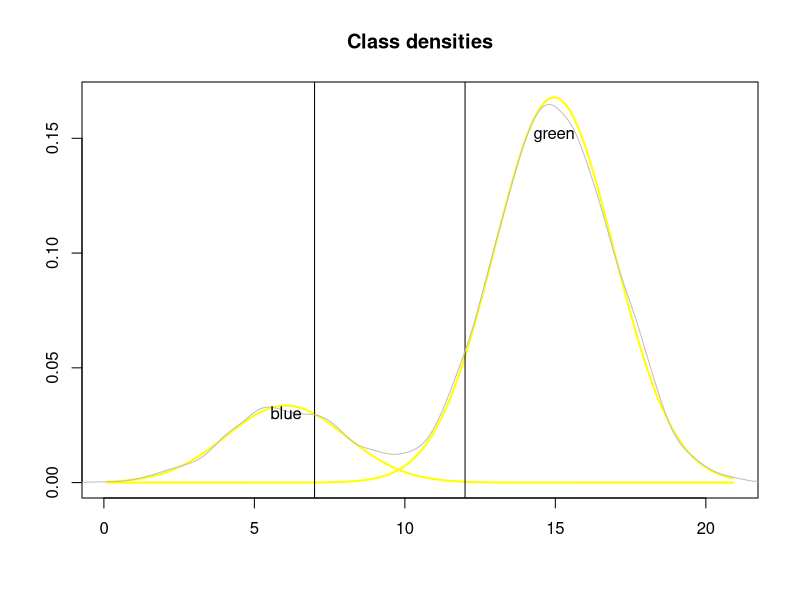

Recreate this plot in R.
rm(list = ls())
X2 <- data.frame(x = rnorm(2000, mean = 6, sd = 2), class = "blue")
X3 <- data.frame(x = rnorm(10000, mean = 15, sd = 2), class = "green")
X <- rbind(X2, X3)

lda1 <- function(value, data) {
  tab <- table(data$class)
  n_cla <- dim(tab)
  len <- length(value)
  nam <- names(tab)
  pi <- c()
  mu <- c()
  vark <- c()
  wei <- c()
  dis <- matrix(nrow = len, ncol = n_cla)
  exp <- matrix(nrow = len, ncol = n_cla)
  for (i in (1:n_cla)) {
    pi[i] <- table(data$class)[i] / dim(data)[1]
    mu[i] <- mean(data$x[data$class == nam[i]])
    vark[i] <- var(data$x[data$class == nam[i]])
    wei[i] <- ((tab[i] - 1) / (dim(data)[1] - n_cla)) * vark[i]
  }
  var <- sum(wei)
  for (i in (1:n_cla)) {
    for (j in (1:len)) {
      dis[j, i] <- value[j] * (mu[i] / var) - (mu[i] ^ 2) / (2 * var) + log(pi[i])
      exp[j, i] <- exp(dis[j, i])
    }
  }
  sum <- c()
  for (j in (1:len)) {
    sum[j] <- sum(exp[j, ])
  }
  prob <- matrix(nrow = len, ncol = n_cla)
  for (i in (1:n_cla)) {
    for (j in (1:len)) {
      prob[j, i] <- exp[j, i] / sum[j]
    }
  }
  colnames(dis) <- nam
  names(pi) <- nam
  exp <- cbind(value, exp)
  sum <- cbind(value, sum)
  class <- c()
  score <- c()
  proba <- c()
  for (j in (1:len)) {
    class[j] <- colnames(dis)[dis[j,] == max(dis[j,])]
    score[j] <- max(dis[j,])
    proba[j] <- max(prob[j,])
  }
  out <- as.data.frame(cbind(value, class, score, proba))
  for (j in (1:len)) {
    if (out$proba[j] == "NaN") {
      out$proba <- as.numeric(out$proba)
      out$proba[j] <- 1
      warning("NaN probability coerced to 1 for certain input values")
    }
  }
  min <- min(mu - 3 * sqrt(var))
  max <- max(mu + 3 * sqrt(var))
  y <- matrix(ncol = n_cla, nrow = 1000)
  subout <- rbind(pi, mu)
  subout <- subout[, order(subout[1,], decreasing = TRUE)]
  x <- seq(min, max, length = 1000)
  for (i in (1:n_cla)) {
    y[, i] <- subout[1, i] * dnorm(x, mean = subout[2, i], sd = sqrt(var))
  }
  colors <- heat.colors(n_cla)
  plot(x,
       y[, 1],
       type = "n",
       xlab = "",
       ylab = "")
  title("Class densities")
  lines(x, y[, 1], lwd = 2, col = colors[2])
  for (i in (2:n_cla)) {
    lines(x, y[, i], col = colors[i], lwd = 2)
  }
  abline(v = value[1])
  abline(v = value[length(value)])
  lines(density(data$x), col = "grey")
  for (i in (1:n_cla)) {
    text(subout[2, i], 0.9 * max(y[, i]), colnames(subout)[i])
  }
  subout <- subout[, order(subout[2,])]
  rownames(subout) <- c("priors", "averages")
  out <- list(subout, out, var)
  return(out)
}
lda1(seq(7, 12, length=10), X)
